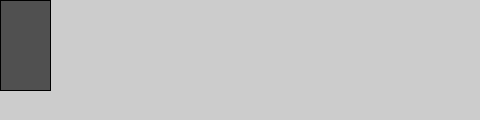
Frame 1 (no input)
Frame 60 (the mouse pressed at the canvas centre just before this capture): identical to frame 1, image omitted
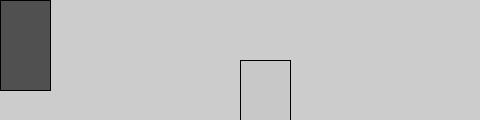
Frame 120 (the mouse held since frame 60 and released just before this capture)

The Processing sketch that drew these frames (run headless with seeded random() and noise(); from frame 60 on, the mouse is pressed at the canvas centre):

// Processing sketch: processing_38713
// ── processing_38713.pde

void setup() {
  size(480,120);
  smooth();
}

void draw(){
  if (mousePressed){
    fill(200);
  }else{
    fill(80);
  }
  rect(mouseX,mouseY,50,90);
}
